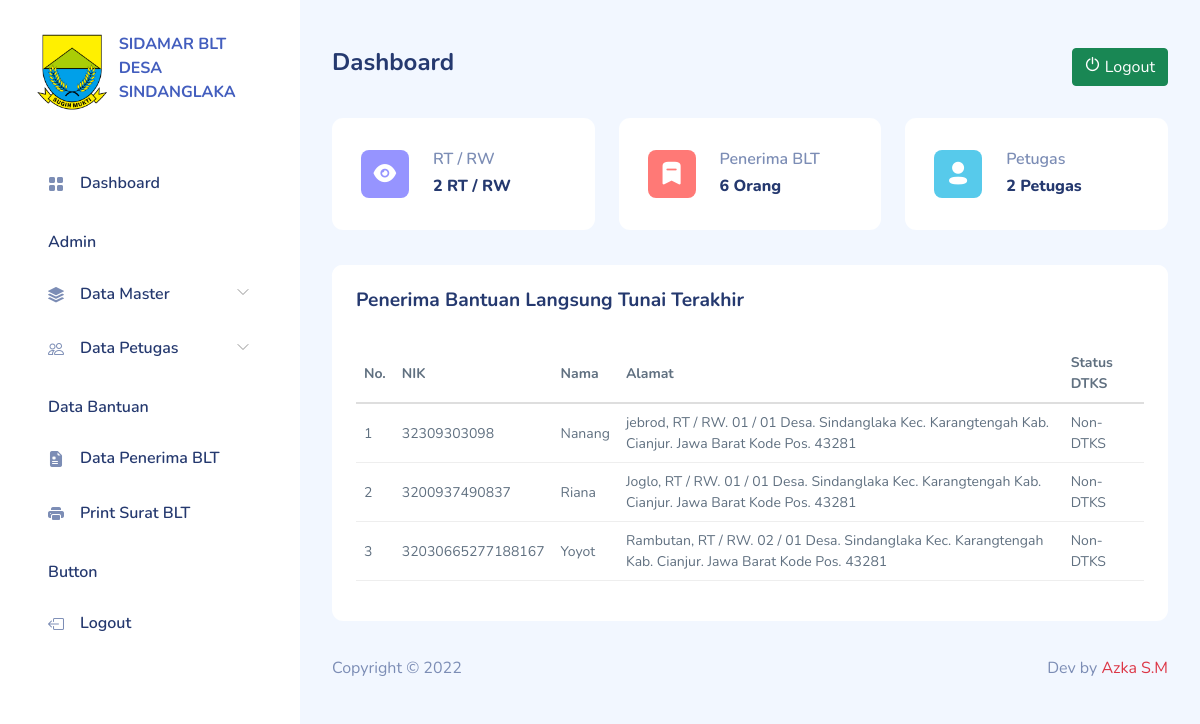
/dashboard.php (signed in), run on the app's committed database.
### tables this page shows
CREATE TABLE `data_blt_penerima` (
  `id_blt` int(11) NOT NULL,
  `nama_lengkap` varchar(255) NOT NULL,
  `no_kk` varchar(1000) NOT NULL,
  `no_nik` varchar(1000) NOT NULL,
  `jalan` varchar(200) NOT NULL,
  `rtrw` varchar(200) NOT NULL,
  `desa` varchar(200) NOT NULL,
  `kecamatan` varchar(200) NOT NULL,
  `kabupaten` varchar(200) NOT NULL,
  `provinsi` varchar(200) NOT NULL,
  `kode_pos` varchar(200) NOT NULL,
  `pekerjaan` varchar(255) NOT NULL,
  `nama_ibu` varchar(255) NOT NULL,
  `status_dtks` int(11) NOT NULL,
  `periode` varchar(255) NOT NULL,
  `date_created` date NOT NULL,
  `is_active` int(11) NOT NULL
);

### functions.php (called while the page is built, shortened)
<?php
$conn = mysqli_connect("localhost", "root", "", "db_sdlk_blt");
function query($query)
{
    global $conn;
    $result = mysqli_query($conn, $query);
    $rows = [];
    while ($row = mysqli_fetch_assoc($result)) {
        $rows[] = $row;
    }
    return $rows;
}

### dashboard.php (the view, shortened to what this page needs)
<?php
require "functions.php";
$rtrw = query("SELECT * FROM data_rtrw");
$users = query("SELECT * FROM users");
$blt = query("SELECT * FROM data_blt_penerima");
$penerima_blt = query("SELECT * FROM data_blt_penerima ORDER BY id_blt DESC LIMIT 3");
$total_rtrw = count($rtrw);
$total_petugas = count($users);
$total_blt = count($blt);
include "template_header.php";
include "template_sidebar.php";
?>
<div id="main">
    <div class="page-heading">
        <div class="row">
            <div class="col">
                <h4>Dashboard</h4>
            </div>
            <div class="col">
                <a href="logout.php" class="btn btn-success float-end" onclick="return confirm('Yakin akan keluar dari aplikasi?');">
                    <i class="icon dripicons-power"></i>
                    Logout
                </a>
            </div>
        </div>
    </div>
    <div class="page-content">
        <section class="row">
            <div class="col-12 col-lg-12">
                <div class="row">
                    <div class="col-6 col-lg-4 col-md-6">
                        <div class="card">
                            <div class="card-body px-3 py-4-5">
                                <div class="row">
                                    <div class="col-md-4">
                                        <div class="stats-icon purple">
                                            <i class="iconly-boldShow"></i>
                                        </div>
                                    </div>
                                    <div class="col-md-8">
                                        <h6 class="text-muted font-semibold">RT / RW</h6>
                                        <h6 class="font-extrabold mb-0"><?= $total_rtrw; ?> RT / RW</h6>
                                    </div>
                                </div>
                            </div>
                        </div>
                    </div>
                    <div class="col-6 col-lg-4 col-md-6">
                        <div class="card">
                            <div class="card-body px-3 py-4-5">
                                <div class="row">
                                    <div class="col-md-4">
                                        <div class="stats-icon red">
                                            <i class="iconly-boldBookmark"></i>
                                        </div>
                                    </div>
                                    <div class="col-md-8">
                                        <h6 class="text-muted font-semibold">Penerima BLT</h6>
                                        <h6 class="font-extrabold mb-0"><?= $total_blt; ?> Orang</h6>
                                    </div>
                                </div>
                            </div>
                        </div>
                    </div>
                    <div class="col-6 col-lg-4 col-md-6">
                        <div class="card">
                            <div class="card-body px-3 py-4-5">
                                <div class="row">
                                    <div class="col-md-4">
                                        <div class="stats-icon blue">
                                            <i class="iconly-boldProfile"></i>
                                        </div>
                                    </div>
                                    <div class="col-md-8">
                                        <h6 class="text-muted font-semibold">Petugas</h6>
                                        <h6 class="font-extrabold mb-0"><?= $total_petugas; ?> Petugas</h6>
                                    </div>
                                </div>
                            </div>
                        </div>
                    </div>
                </div>
                <div class="row">
                    <div class="col-12">
                        <div class="card">
                            <div class="card-header">
                                <h4>Penerima Bantuan Langsung Tunai Terakhir</h4>
                            </div>
                            <div class="card-body">
                                <table class="table small">
                                    <thead>
                                        <tr>
                                            <th>No.</th>
                                            <th>NIK</th>
                                            <th>Nama</th>
                                            <th>Alamat</th>
                                            <th>Status DTKS</th>
                                        </tr>
                                    </thead>
                                    <tbody>
                                        <?php $i = 1; ?>
                                        <?php foreach ($penerima_blt as $b) : ?>
                                            <tr>
                                                <td><?= $i; ?></td>
                                                <td><?= $b["no_nik"]; ?></td>
                                                <td><?= $b["nama_lengkap"]; ?></td>
                                                <td><?= $b["jalan"] . ", RT / RW. " . $b["rtrw"] . " Desa. " . $b["desa"] . " Kec. " . $b["kecamatan"] . " Kab. " . $b["kabupaten"] . ". " . $b["provinsi"] . " Kode Pos. " . $b["kode_pos"]; ?></td>
                                                <td>
                                                    <?php
                                                    if ($b["status_dtks"] == 1) {
                                                        echo "DTKS";
                                                    } else {
                                                        echo "Non-DTKS";
                                                    }
                                                    ?>
                                                </td>
                                            </tr>
                                            <?php $i++; ?>
                                        <?php endforeach; ?>
                                    </tbody>
                                </table>
                            </div>
                        </div>
                    </div>
                </div>
            </div>
        </section>
    </div>
    <?php include "template_footer.php"; ?>

### template_header.php (shortened to what this page needs)
<!DOCTYPE html>
<html lang="en">
<head>
    <link rel="stylesheet" href="assets/css/bootstrap.css">
    <link rel="stylesheet" href="assets/vendors/jquery-datatables/jquery.dataTables.bootstrap5.min.css">
    <link rel="stylesheet" href="assets/vendors/fontawesome/all.min.css">
    <link rel="stylesheet" href="assets/vendors/iconly/bold.css">
    <link rel="stylesheet" href="assets/vendors/dripicons/webfont.css">
    <link rel="stylesheet" href="assets/css/pages/dripicons.css">
    <link rel="stylesheet" href="assets/vendors/perfect-scrollbar/perfect-scrollbar.css">
    <link rel="stylesheet" href="assets/vendors/bootstrap-icons/bootstrap-icons.css">
    <link rel="stylesheet" href="assets/css/my-style.css">
    <link rel="stylesheet" href="assets/css/app.css">
</head>
<body>
    <div id="app">

### template_sidebar.php (shortened to what this page needs)
<div id="sidebar" class="active">
    <div class="sidebar-wrapper active">
        <div class="sidebar-header">
            <div class="d-flex justify-content-between">
                <div class="logo">
                    <div class="row">
                        <div class="col-4">
                            <img src="assets/images/logo/logodesa.png" alt="Logo">
                        </div>
                        <div class="col-8">
                            <a href="#">SIDAMAR BLT DESA SINDANGLAKA</a>
                        </div>
                    </div>
                </div>
            </div>
        </div>
        <div class="sidebar-menu">
            <ul class="menu">
                <li class="sidebar-item">
                    <a href="dashboard.php" class='sidebar-link'>
                        <i class="bi bi-grid-fill"></i>
                        <span>Dashboard</span>
                    </a>
                </li>
                <li class="sidebar-title">Admin</li>
                <li class="sidebar-item  has-sub">
                    <a href="#" class='sidebar-link'>
                        <i class="bi bi-stack"></i>
                        <span>Data Master</span>
                    </a>
                </li>
                <li class="sidebar-item  has-sub">
                    <a href="#" class='sidebar-link'>
                        <i class="bi bi-people"></i>
                        <span>Data Petugas</span>
                    </a>
                </li>
                <li class="sidebar-title">Data Bantuan</li>
                <li class="sidebar-item ">
                    <a href="data_blt.php" class='sidebar-link'>
                        <i class="bi bi-file-earmark-medical-fill"></i>
                        <span>Data Penerima BLT</span>
                    </a>
                </li>
                <li class="sidebar-item ">
                    <a href="print_surat.php" class='sidebar-link'>
                        <i class="bi bi-printer-fill"></i>
                        <span>Print Surat BLT</span>
                    </a>
                </li>
                <li class="sidebar-title">Button</li>
                <li class="sidebar-item  ">
                    <a href="logout.php" class='sidebar-link' onclick="return confirm('Yakin akan keluar dari aplikasi?');">
                        <i class="bi bi-box-arrow-left"></i>
                        <span>Logout</span>
                    </a>
                </li>
            </ul>
        </div>
    </div>
</div>

### template_footer.php (shortened to what this page needs)
<footer>
    <div class="footer clearfix mb-0 text-muted">
        <div class="float-start">
            <p>Copyright &copy <?= date("Y"); ?></p>
        </div>
        <div class="float-end">
            <p>Dev by <span class="text-danger">Azka S.M</span></p>
        </div>
    </div>
</footer>
</div>
</div>
</body>
</html>

### assets/css/my-style.css (style rules this page uses)
.sidebar-wrapper .sidebar-header { font-size: 1.5rem; font-weight: 700; }
.sidebar-wrapper .sidebar-header img { height: 5rem; }
.sidebar-wrapper .sidebar-header { font-size: 1rem; font-weight: 700; }

### assets/css/app.css (style rules this page uses)
.btn i,.btn svg { height:16px;width:16px }
.btn.btn-danger,.btn.btn-info,.btn.btn-primary,.btn.btn-secondary,.btn.btn-success,.btn.btn-warning { color:#fff }
.card { border:none;margin-bottom:2.2rem }
.card .card-header { border:none }
.card .card-header h4 { font-size:1.2rem;font-weight:700 }
.card .card-header~.card-body { padding-top:0 }
.card .card-body { padding:1.5rem }
#sidebar.active .sidebar-wrapper { left:0 }
.sidebar-wrapper { background-color:#fff;bottom:0;height:100vh;overflow-y:auto;position:fixed;top:0;transition:left .5s ease-out;width:300px;z-index:10 }
.sidebar-wrapper .sidebar-header { font-size:1rem;font-weight:700;padding:2rem 2rem 1rem }
.sidebar-wrapper .sidebar-header img { height:5rem }
.sidebar-wrapper .menu { font-weight:600;margin-top:2rem;padding:0 2rem }
.sidebar-wrapper .menu .sidebar-title { color:#25396f;font-size:1rem;font-weight:600;list-style:none;margin:1.5rem 0 1rem;padding:0 1rem }
.sidebar-wrapper .menu .sidebar-link { align-items:center;border-radius:.5rem;color:#25396f;display:block;display:flex;font-size:1rem;padding:.7rem 1rem;text-decoration:none;transition:all .5s }
.sidebar-wrapper .menu .sidebar-link i,.sidebar-wrapper .menu .sidebar-link svg { color:#7c8db5 }
.sidebar-wrapper .menu .sidebar-link span { margin-left:1rem }
.sidebar-wrapper .menu .sidebar-item { list-style:none;margin-top:.5rem;position:relative }
.sidebar-wrapper .menu .sidebar-item.has-sub .sidebar-link:after { color:#ccc;display:block;position:absolute;right:15px;top:12px }
.dataTable-table td,.dataTable-table thead th,.table td,.table thead th { vertical-align:middle }
.dataTable-table:not(.table-borderless) thead th,.table:not(.table-borderless) thead th { border-bottom:1px solid #dedede!important }
.bi { height:1rem;width:1rem }
.stats-icon { align-items:center;background-color:#000;border-radius:.5rem;display:flex;float:right;height:3rem;justify-content:center;width:3rem }
.stats-icon i { color:#fff;font-size:1.7rem }
.stats-icon.purple { background-color:#9694ff }
.stats-icon.blue { background-color:#57caeb }
.stats-icon.red { background-color:#ff7976 }
#main { margin-left:300px;padding:2rem }
.page-heading { margin:0 0 2rem }
a { text-decoration:none }
.py-4-5 { padding-bottom:2rem!important;padding-top:2rem!important }
.font-semibold { font-weight:600 }
.font-extrabold { font-weight:800 }

### data on the page
data_blt_penerima: no_nik "32309303098", nama_lengkap "Nanang", jalan "jebrod", rtrw "01 / 01", desa "Sindanglaka", kecamatan "Karangtengah", kabupaten "Cianjur", provinsi "Jawa Barat", kode_pos "43281", status_dtks "Non-DTKS"
data_blt_penerima: no_nik "3200937490837", nama_lengkap "Riana", jalan "Joglo", rtrw "01 / 01", desa "Sindanglaka", kecamatan "Karangtengah", kabupaten "Cianjur", provinsi "Jawa Barat", kode_pos "43281", status_dtks "Non-DTKS"
data_blt_penerima: no_nik "32030665277188167", nama_lengkap "Yoyot", jalan "Rambutan", rtrw "02 / 01", desa "Sindanglaka", kecamatan "Karangtengah", kabupaten "Cianjur", provinsi "Jawa Barat", kode_pos "43281", status_dtks "Non-DTKS"

### other printed values
$total_rtrw "2"
$total_blt "6"
$total_petugas "2"
